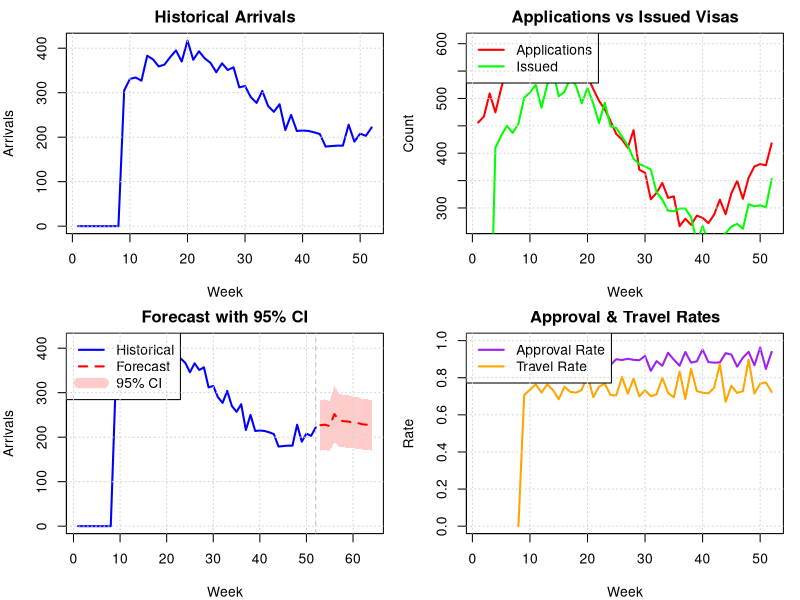

This chart was generated by the following R code:
# Ukraine Arrivals Forecasting Simulation
# Predicts arrivals for next 3 months based on visa data

library(tidyverse)
library(forecast)
library(lubridate)

# Generate synthetic historical data (52 weeks)
set.seed(42)
n_weeks <- 52

data <- tibble(
  week = 1:n_weeks,
  date = seq(today() - weeks(n_weeks), by = "week", length.out = n_weeks),
  
  # Visa applications by type
  app_family = rpois(n_weeks, lambda = 150) + 50 * sin(2*pi*week/52),
  app_sponsor = rpois(n_weeks, lambda = 200) + 70 * sin(2*pi*week/52),
  app_govt = rpois(n_weeks, lambda = 80) + 30 * sin(2*pi*week/52),
  
  # Visas issued (with processing lag and approval rate)
  issued_family = NA,
  issued_sponsor = NA,
  issued_govt = NA,
  
  # Arrivals (with travel lag)
  arrivals_family = NA,
  arrivals_sponsor = NA,
  arrivals_govt = NA
)

# Simulate visas issued (2-4 week lag, 85-95% approval rate)
for(i in 4:n_weeks) {
  data$issued_family[i] <- rbinom(1, round(data$app_family[i-3]), 0.90)
  data$issued_sponsor[i] <- rbinom(1, round(data$app_sponsor[i-3]), 0.88)
  data$issued_govt[i] <- rbinom(1, round(data$app_govt[i-2]), 0.92)
}

# Simulate arrivals (1-6 week lag after visa issued, 70-80% travel rate)
for(i in 7:n_weeks) {
  data$arrivals_family[i] <- rbinom(1, data$issued_family[i-4], 0.75)
  data$arrivals_sponsor[i] <- rbinom(1, data$issued_sponsor[i-5], 0.72)
  data$arrivals_govt[i] <- rbinom(1, data$issued_govt[i-3], 0.78)
}

# Calculate totals
data <- data %>%
  mutate(
    total_applications = app_family + app_sponsor + app_govt,
    total_issued = issued_family + issued_sponsor + issued_govt,
    total_arrivals = arrivals_family + arrivals_sponsor + arrivals_govt
  ) %>%
  replace_na(list(
    issued_family = 0, issued_sponsor = 0, issued_govt = 0,
    arrivals_family = 0, arrivals_sponsor = 0, arrivals_govt = 0,
    total_issued = 0, total_arrivals = 0
  ))

# FEATURE ENGINEERING
data_features <- data %>%
  mutate(
    # Lagged variables
    issued_lag1 = lag(total_issued, 1),
    issued_lag2 = lag(total_issued, 2),
    issued_lag4 = lag(total_issued, 4),
    app_lag1 = lag(total_applications, 1),
    
    # Moving averages
    issued_ma4 = zoo::rollmean(total_issued, k = 4, fill = NA, align = "right"),
    app_ma4 = zoo::rollmean(total_applications, k = 4, fill = NA, align = "right"),
    
    # Conversion rates
    approval_rate = total_issued / lag(total_applications, 3),
    travel_rate = total_arrivals / lag(total_issued, 4),
    
    # Cumulative features
    cum_issued = cumsum(total_issued),
    cum_arrivals = cumsum(total_arrivals),
    
    # Time trends
    trend = row_number(),
    quarter = quarter(date),
    
    # Application-to-issued ratio
    app_issued_ratio = total_applications / (total_issued + 1)
  )

# Split into train/test (keep last 4 weeks for validation)
train_end <- n_weeks - 4
train_data <- data_features[1:train_end, ]
test_data <- data_features[(train_end+1):n_weeks, ]

cat("=== DATA SUMMARY ===\n")
cat(sprintf("Training weeks: %d\n", nrow(train_data)))
cat(sprintf("Test weeks: %d\n", nrow(test_data)))
cat(sprintf("Mean weekly arrivals: %.1f\n", mean(train_data$total_arrivals, na.rm=T)))

# MODEL 1: ARIMA on arrivals time series
cat("\n=== MODEL 1: ARIMA ===\n")
arrivals_ts <- ts(train_data$total_arrivals, frequency = 52)
arima_model <- auto.arima(arrivals_ts, seasonal = TRUE)
print(arima_model)

# MODEL 2: Multiple Linear Regression with engineered features
cat("\n=== MODEL 2: Regression with Engineered Features ===\n")
reg_formula <- total_arrivals ~ issued_lag4 + issued_ma4 + 
                                approval_rate + travel_rate + 
                                trend + app_issued_ratio

reg_data <- train_data %>% 
  select(total_arrivals, issued_lag4, issued_ma4, approval_rate, 
         travel_rate, trend, app_issued_ratio) %>%
  drop_na()

reg_model <- lm(reg_formula, data = reg_data)
print(summary(reg_model))

# MODEL 3: Ensemble combining ARIMA and features
cat("\n=== MODEL 3: Hybrid Ensemble ===\n")
# Use ARIMA predictions as a feature
arima_fitted <- fitted(arima_model)
train_data$arima_pred <- c(arima_fitted, rep(NA, nrow(train_data) - length(arima_fitted)))

ensemble_formula <- total_arrivals ~ arima_pred + issued_lag4 + 
                                      issued_ma4 + travel_rate + trend

ensemble_data <- train_data %>% 
  select(total_arrivals, arima_pred, issued_lag4, issued_ma4, 
         travel_rate, trend) %>%
  drop_na()

ensemble_model <- lm(ensemble_formula, data = ensemble_data)
print(summary(ensemble_model))

# FORECAST NEXT 12 WEEKS (3 months)
forecast_horizon <- 12
cat("\n=== FORECASTING NEXT 12 WEEKS ===\n")

# Generate forecast scenarios
forecast_data <- tibble(
  week = (n_weeks + 1):(n_weeks + forecast_horizon),
  date = seq(max(data$date) + weeks(1), by = "week", length.out = forecast_horizon)
)

# Assume applications continue at recent average with slight decline
recent_apps <- mean(tail(data$total_applications, 8))
forecast_data$total_applications <- round(recent_apps * exp(-0.01 * (1:forecast_horizon)))

# Project issuances based on recent approval rate
recent_approval <- mean(tail(data_features$approval_rate, 8), na.rm = TRUE)
forecast_data$total_issued <- round(forecast_data$total_applications * recent_approval)

# ARIMA forecast
arima_forecast <- forecast(arima_model, h = forecast_horizon)

# For regression models, need to build features
last_issued <- tail(data$total_issued, 8)
forecast_data$issued_lag4 <- c(last_issued[5:8], forecast_data$total_issued[1:8])
forecast_data$issued_ma4 <- zoo::rollmean(c(last_issued, forecast_data$total_issued), 
                                           k = 4, fill = NA, align = "right")[(length(last_issued)+1):
                                                                               (length(last_issued)+forecast_horizon)]
forecast_data$approval_rate <- recent_approval
forecast_data$travel_rate <- mean(tail(data_features$travel_rate, 8), na.rm = TRUE)
forecast_data$trend <- (n_weeks + 1):(n_weeks + forecast_horizon)
forecast_data$app_issued_ratio <- forecast_data$total_applications / 
                                   (forecast_data$total_issued + 1)

# Generate predictions
forecast_data$arima_pred <- as.numeric(arima_forecast$mean)
forecast_data$reg_pred <- predict(reg_model, newdata = forecast_data)
forecast_data$ensemble_pred <- predict(ensemble_model, 
                                        newdata = forecast_data %>% 
                                          mutate(arima_pred = arima_pred))

# Combine predictions (ensemble average)
forecast_data <- forecast_data %>%
  mutate(
    predicted_arrivals = round((arima_pred + reg_pred + ensemble_pred) / 3),
    lower_95 = round(predicted_arrivals * 0.75),
    upper_95 = round(predicted_arrivals * 1.25)
  )

# RESULTS SUMMARY
cat("\n=== FORECAST SUMMARY ===\n")
cat(sprintf("Total predicted arrivals (12 weeks): %d\n", 
            sum(forecast_data$predicted_arrivals)))
cat(sprintf("Range: %d - %d\n", 
            sum(forecast_data$lower_95), 
            sum(forecast_data$upper_95)))
cat(sprintf("Average weekly arrivals: %.1f\n", 
            mean(forecast_data$predicted_arrivals)))

print(forecast_data %>% 
  select(week, date, predicted_arrivals, lower_95, upper_95) %>%
  mutate(date = format(date, "%Y-%m-%d")))

# VISUALIZATION
par(mfrow = c(2, 2), mar = c(4, 4, 2, 1))

# Plot 1: Historical arrivals
plot(data$week, data$total_arrivals, type = "l", col = "blue", lwd = 2,
     xlab = "Week", ylab = "Arrivals", main = "Historical Arrivals")
grid()

# Plot 2: Applications vs Issued
plot(data$week, data$total_applications, type = "l", col = "red", lwd = 2,
     xlab = "Week", ylab = "Count", main = "Applications vs Issued Visas")
lines(data$week, data$total_issued, col = "green", lwd = 2)
legend("topleft", legend = c("Applications", "Issued"), 
       col = c("red", "green"), lty = 1, lwd = 2)
grid()

# Plot 3: Forecast with confidence intervals
all_weeks <- c(data$week, forecast_data$week)
all_arrivals <- c(data$total_arrivals, forecast_data$predicted_arrivals)
plot(all_weeks, all_arrivals, type = "n", 
     xlab = "Week", ylab = "Arrivals", 
     main = "Forecast with 95% CI")
lines(data$week, data$total_arrivals, col = "blue", lwd = 2)
lines(forecast_data$week, forecast_data$predicted_arrivals, 
      col = "red", lwd = 2, lty = 2)
polygon(c(forecast_data$week, rev(forecast_data$week)),
        c(forecast_data$lower_95, rev(forecast_data$upper_95)),
        col = rgb(1, 0, 0, 0.2), border = NA)
abline(v = n_weeks, lty = 2, col = "gray")
legend("topleft", legend = c("Historical", "Forecast", "95% CI"), 
       col = c("blue", "red", rgb(1, 0, 0, 0.2)), 
       lty = c(1, 2, 1), lwd = c(2, 2, 10))
grid()

# Plot 4: Feature importance (conversion rates)
plot(data_features$week, data_features$approval_rate, type = "l", 
     col = "purple", lwd = 2,
     xlab = "Week", ylab = "Rate", main = "Approval & Travel Rates",
     ylim = c(0, 1))
lines(data_features$week, data_features$travel_rate, col = "orange", lwd = 2)
legend("topleft", legend = c("Approval Rate", "Travel Rate"), 
       col = c("purple", "orange"), lty = 1, lwd = 2)
grid()

cat("\n=== ANALYSIS COMPLETE ===\n")
cat("Models used:\n")
cat("1. ARIMA for time series patterns\n")
cat("2. Multiple regression with engineered features\n")
cat("3. Hybrid ensemble combining both approaches\n")
cat("\nKey features:\n")
cat("- Lagged visa issuances (4 weeks)\n")
cat("- Moving averages (4 weeks)\n")
cat("- Approval and travel rates\n")
cat("- Time trends\n")